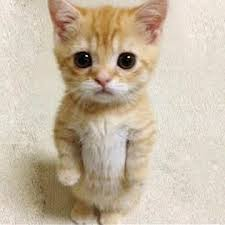
//> input picture Taller1-OpenCV/gato.jpeg, 225 x 225 px, given in place of the camera
$ ./running_average_manual   (built with g++ and OpenCV 4)
//> lines starting //> are read from the running program, lines starting //| are printed output that depends on the picture; after the words box and inside, x2 and y2 are one past the last pixel; in counts of white or black regions, pixels touching at a corner belong together
### Taller3-Backgrounds/include/background_models.hpp
#pragma once

#include <opencv2/opencv.hpp>

void frameDifferenceManual(
    const cv::Mat& prevGray,
    const cv::Mat& currGray,
    cv::Mat& diff,
    cv::Mat& motionMask,
    unsigned char thresholdValue
);

void runningAverageUpdateManual(
    const cv::Mat& currGray,
    cv::Mat& backgroundFloat,
    cv::Mat& diff,
    cv::Mat& motionMask,
    unsigned char thresholdValue,
    float alpha
);

### Taller3-Backgrounds/src/background_models.cpp
#include "background_models.hpp"

#include <algorithm>

// [30 lines left out: function frameDifferenceManual, not called in this run]

void runningAverageUpdateManual(
    const cv::Mat& currGray,
    cv::Mat& backgroundFloat,
    cv::Mat& diff,
    cv::Mat& motionMask,
    unsigned char thresholdValue,
    float alpha
) {
    CV_Assert(currGray.type() == CV_8UC1);
    CV_Assert(backgroundFloat.type() == CV_32FC1);
    CV_Assert(currGray.size() == backgroundFloat.size());

    alpha = std::clamp(alpha, 0.0f, 1.0f);

    diff.create(currGray.size(), CV_8UC1);
    motionMask.create(currGray.size(), CV_8UC1);

    for (int y = 0; y < currGray.rows; ++y) {
        const unsigned char* pCurr = currGray.ptr<unsigned char>(y);
        float* pBg = backgroundFloat.ptr<float>(y);
        unsigned char* pDiff = diff.ptr<unsigned char>(y);
        unsigned char* pMask = motionMask.ptr<unsigned char>(y);

        for (int x = 0; x < currGray.cols; ++x) {
            const float updatedBg = (1.0f - alpha) * pBg[x] + alpha * static_cast<float>(pCurr[x]);
            pBg[x] = updatedBg;

            int bgValue = static_cast<int>(updatedBg + 0.5f);
            if (bgValue < 0) {
                bgValue = 0;
            } else if (bgValue > 255) {
                bgValue = 255;
            }

            int delta = static_cast<int>(pCurr[x]) - bgValue;
            if (delta < 0) {
                delta = -delta;
            }

            pDiff[x] = static_cast<unsigned char>(delta);
            pMask[x] = (delta >= thresholdValue) ? 255 : 0;
        }
    }
}

### Taller3-Backgrounds/src/running_average_manual.cpp
#include "background_models.hpp"

#include <algorithm>
#include <iostream>
#include <opencv2/opencv.hpp>
#include <string>

int main() {
    int cameraIndex = 0;
    int thresholdValue = 30;
    int blurKernel = 5; // impar y >= 1
    float alpha = 0.02f; // tasa de actualizacion del fondo [0,1]

    thresholdValue = std::clamp(thresholdValue, 0, 255);
    if (blurKernel < 1) {
        blurKernel = 1;
    }
    if (blurKernel % 2 == 0) {
        blurKernel += 1;
    }
    alpha = std::clamp(alpha, 0.0f, 1.0f);

    cv::VideoCapture cap(cameraIndex);
    if (!cap.isOpened()) {
        std::cerr << "No se pudo abrir la camara con indice " << cameraIndex << '\n';
        return 1;
    }

    cv::Mat frame, currGray, backgroundFloat, diff, motionMask, backgroundView;
    if (!cap.read(frame) || frame.empty()) {
        std::cerr << "No se pudo leer el primer frame.\n";
        return 1;
    }
//> frame is the input picture: 225 rows x 225 cols, CV_8UC3; mean B, G, R 164.7, 184.9, 199.4

    cv::cvtColor(frame, currGray, cv::COLOR_BGR2GRAY);
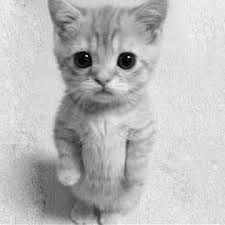
//> currGray: 225 rows x 225 cols, CV_8UC1; min 0, max 252, mean 186.9
    if (blurKernel > 1) {
        cv::GaussianBlur(currGray, currGray, cv::Size(blurKernel, blurKernel), 0.0);
    }
    currGray.convertTo(backgroundFloat, CV_32FC1);

    std::cout << "[running_average_manual] Controles: q/ESC salir, +/- umbral, [/ ] alpha\n";

    while (true) {
        if (!cap.read(frame) || frame.empty()) {
            std::cerr << "No se pudo leer un frame de la camara.\n";
            break;
        }

        cv::cvtColor(frame, currGray, cv::COLOR_BGR2GRAY);
        if (blurKernel > 1) {
            cv::GaussianBlur(currGray, currGray, cv::Size(blurKernel, blurKernel), 0.0);
        }

        runningAverageUpdateManual(
            currGray,
            backgroundFloat,
            diff,
            motionMask,
            static_cast<unsigned char>(thresholdValue),
            alpha
        );
//> after the loop in runningAverageUpdateManual, `for (int y = 0; y < currGray.rows; ++y)`: diff: 225 rows x 225 cols, CV_8UC1; every value is 0

        backgroundFloat.convertTo(backgroundView, CV_8UC1);
        const int movingPixels = cv::countNonZero(motionMask);
//> movingPixels = 0

        cv::Mat view = frame.clone();
        cv::putText(
            view,
            "Metodo: Running Avg | Umbral: " + std::to_string(thresholdValue) +
                " | Alpha: " + cv::format("%.3f", alpha) +
                " | Pixeles en movimiento: " + std::to_string(movingPixels),
            cv::Point(10, 30),
            cv::FONT_HERSHEY_SIMPLEX,
            0.55,
            cv::Scalar(0, 255, 0),
            2
        );
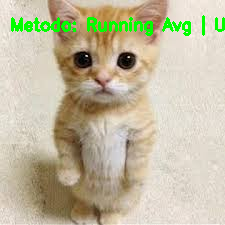
//> view: 225 rows x 225 cols, CV_8UC3; 2.78% of pixels changed, all inside (x1, y1, x2, y2) = (11, 15, 225, 36)

        cv::imshow("Camara", view);
        cv::imshow("Running Avg - Fondo estimado manual", backgroundView);
        cv::imshow("Running Avg - Diferencia absoluta manual", diff);
        cv::imshow("Running Avg - Mascara de movimiento manual", motionMask);

        const int key = cv::waitKey(1);
//> the 'q' key is pressed
        if (key == 'q' || key == 27) {
            break;
        }
        if (key == '+' || key == '=') {
            thresholdValue = std::min(255, thresholdValue + 1);
        } else if (key == '-' || key == '_') {
            thresholdValue = std::max(0, thresholdValue - 1);
        } else if (key == ']') {
            alpha = std::min(1.0f, alpha + 0.001f);
        } else if (key == '[') {
            alpha = std::max(0.0f, alpha - 0.001f);
        }
    }

    cap.release();
    cv::destroyAllWindows();
    return 0;
}
